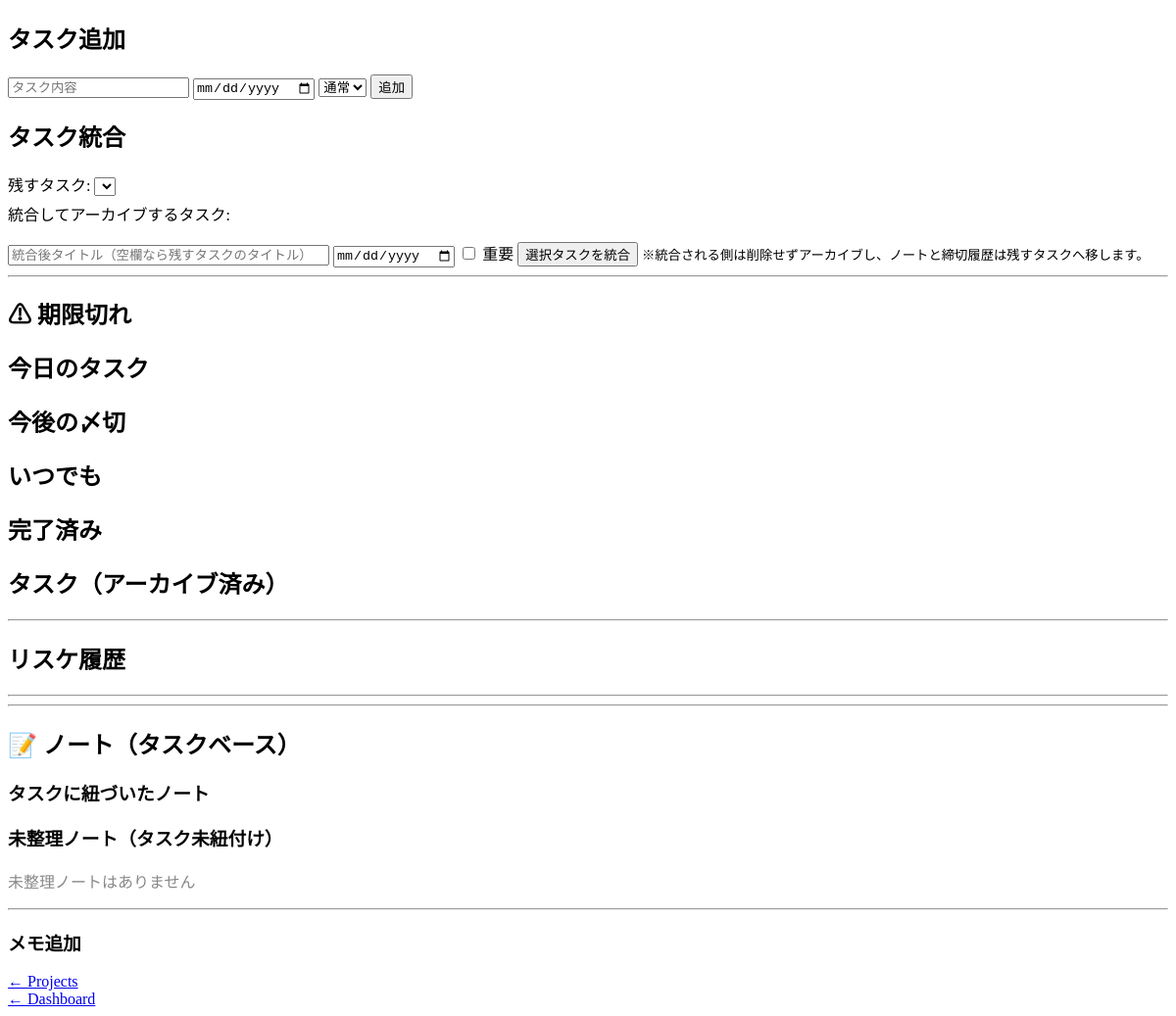
/project/23, run on an earlier commit of the app's database.
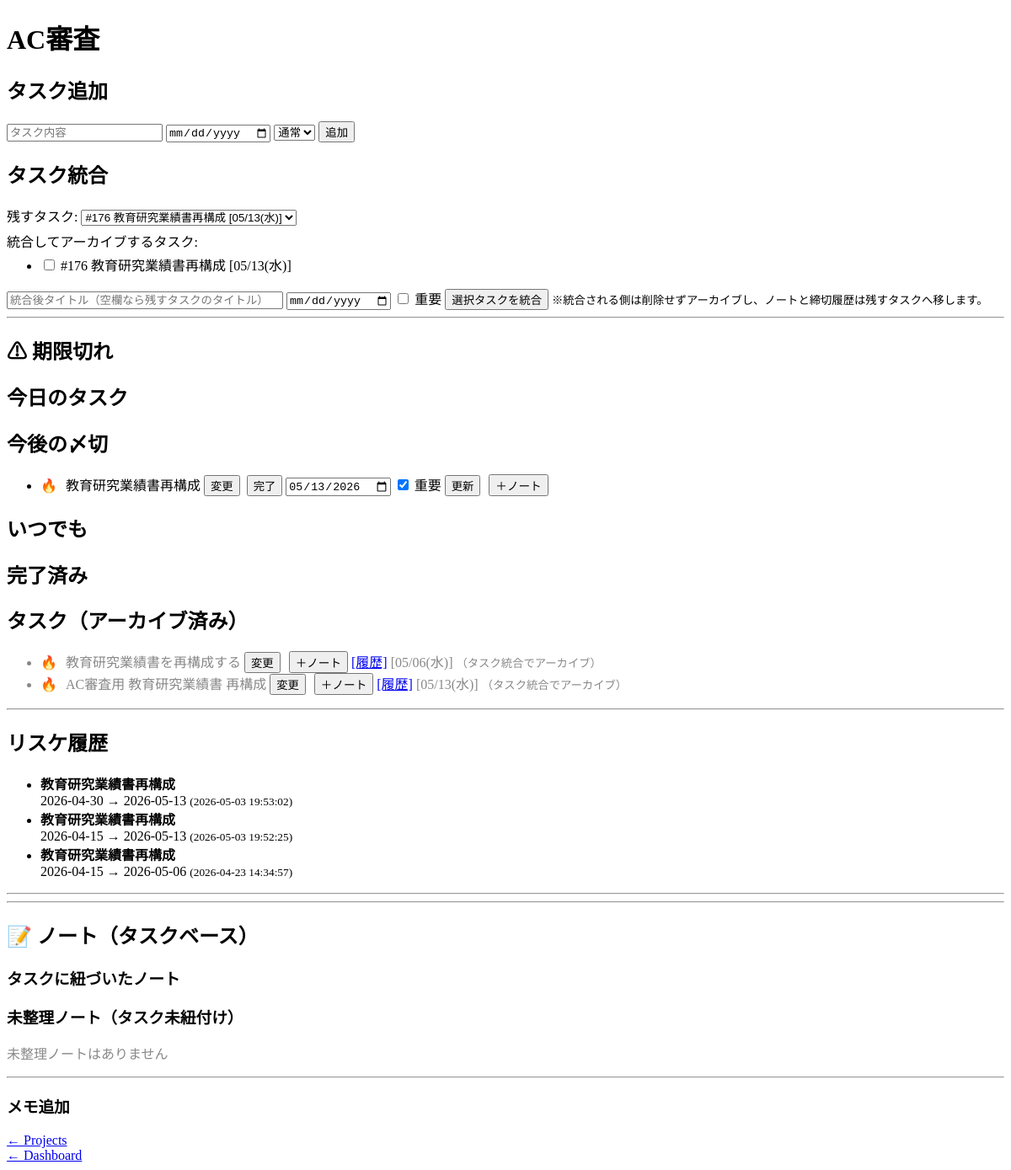
And on a later commit of the database.
### tables this page shows
CREATE TABLE projects (
            id INTEGER PRIMARY KEY AUTOINCREMENT,
            name TEXT,
            type TEXT,
            status TEXT
        );

CREATE TABLE tasks (
            id INTEGER PRIMARY KEY AUTOINCREMENT,
            title TEXT,
            status TEXT,
            deadline TEXT,
            original_deadline TEXT,
            project_id INTEGER,
            student_id INTEGER,
            priority TEXT DEFAULT 'medium',
            sync_key TEXT,
            source_type TEXT,
            source_updated_at TEXT,
            archived INTEGER DEFAULT 0
        , source_url TEXT, scrapbox_url TEXT);

CREATE TABLE task_history (
        id INTEGER PRIMARY KEY AUTOINCREMENT,
        task_id INTEGER,
        old_deadline TEXT,
        new_deadline TEXT,
        changed_at TEXT
    );

### flask_app.py (the view)
@app.route("/project/<int:project_id>")
def project_detail(project_id):
    task_id_filter = request.args.get("task_id", type=int)
    context = build_project_detail_context(project_id, task_id_filter)
    return render_template(
        "project_detail.html",
        **context,
        students=STUDENTS_DATA,
    )

### db.py (called while the page is built)
def get_db():
    conn = sqlite3.connect(DB_PATH, timeout=5, check_same_thread=False)
    conn.row_factory = sqlite3.Row
    conn.execute("PRAGMA journal_mode=WAL;")
    conn.execute("PRAGMA busy_timeout=5000;")
    return conn

def get_today_str(cursor):
    return cursor.execute("SELECT date('now')").fetchone()[0]

### flask_app.py (called while the page is built)
def format_date_jp(date_str):
    if not date_str:
        return None
    from datetime import datetime
    weekdays_jp = ["月", "火", "水", "木", "金", "土", "日"]
    try:
        dt = datetime.strptime(date_str, "%Y-%m-%d")
    except Exception:
        return date_str
    today = datetime.now()
    fiscal_year = today.year if today.month < 4 else today.year + 1
    start = datetime(fiscal_year - 1, 4, 1)
    end = datetime(fiscal_year, 3, 31)
    w = weekdays_jp[dt.weekday()]
    if start <= dt <= end:
        return dt.strftime(f"%m/%d({w})")
    else:
        return dt.strftime(f"%Y/%m/%d({w})")

def attach_related_notes(tasks, notes_by_task_id):
    return [
        {**dict(t), "related_notes": notes_by_task_id.get(dict(t)["task_id"], [])}
        for t in tasks
    ]

### templates/project_detail.html (shortened to what the changed rows need)
<!DOCTYPE html>
<html>
<head>
</head>
<body>
    {% from "components/task_item.html" import edit_form, task_actions %}
<h1>{{ project["name"] }}</h1>
<h2>タスク追加</h2>
<form action="/add_task" method="post">
    <input name="title" placeholder="タスク内容">
    <input type="date" name="deadline">
    <select name="priority">
    </select>
    <button type="submit">追加</button>
</form>
<h2>タスク統合</h2>
<form action="/merge_tasks" method="post">
    <div style="margin-bottom:6px;">
        <label>
            残すタスク:
            <select name="keep_task_id" required>
                {% for t in tasks %}
                    {% if not t["archived"] %}
                        <option value="{{ t["task_id"] }}">
                            #{{ t["task_id"] }} {{ t["title"] }}{% if t["deadline_display"] %} [{{ t["deadline_display"] }}]{% endif %}
                        </option>
                    {% endif %}
                {% endfor %}
            </select>
        </label>
    </div>
    <div style="margin-bottom:6px;">
        <ul style="margin-top:4px;">
            {% for t in tasks %}
                {% if not t["archived"] %}
                    <li>
                        <label>
                            <input type="checkbox" name="merge_task_ids" value="{{ t["task_id"] }}">
                            #{{ t["task_id"] }} {{ t["title"] }}{% if t["deadline_display"] %} [{{ t["deadline_display"] }}]{% endif %}
                        </label>
                    </li>
                {% endif %}
            {% endfor %}
        </ul>
    </div>
    <input name="merged_title" placeholder="統合後タイトル（空欄なら残すタスクのタイトル）" style="width:320px;">
    <input type="date" name="merged_deadline">
    <label>
    </label>
    <button type="submit">選択タスクを統合</button>
    <small>※統合される側は削除せずアーカイブし、ノートと締切履歴は残すタスクへ移します。</small>
</form>
<hr>
<h2>⚠ 期限切れ</h2>
<h2>今日のタスク</h2>
<h2>今後の〆切</h2>
<ul>
{% for t in future_tasks %}
    <li class="task-title-scope">
        {% if t["priority"] == "high" %}🔥{% endif %}
        {{ task_actions(t, show_done=true, show_update=true, is_done=false) }}
        <button type="button" onclick='openNoteFormForTask({{ t["task_id"] }}, {{ t["title"]|tojson }})' style="margin-left:6px; font-size:0.85em;">＋ノート</button>
    </li>
{% endfor %}
</ul>
<h2>いつでも</h2>
<h2>完了済み</h2>
<h2>タスク（アーカイブ済み）</h2>
<ul>
{% for t in archived_tasks %}
    <li class="task-title-scope" style="color:#888;">
        {% if t["priority"] == "high" %}🔥{% endif %}
        {{ edit_form(t["task_id"], t["title"], t["status"] == "done") }}
        <button type="button" onclick='openNoteFormForTask({{ t["task_id"] }}, {{ t["title"]|tojson }})' style="margin-left:6px; font-size:0.85em;">＋ノート</button>
        <a href="/project/{{ project["id"] }}?task_id={{ t["task_id"] }}">[履歴]</a>
        {% if t["deadline_display"] %}[{{ t["deadline_display"] }}]{% endif %}
        <small>（{{ t["archive_reason"] }}）</small>
    </li>
{% endfor %}
</ul>
<hr>
<h2>リスケ履歴</h2>
<ul>
{% for h in history %}
    <li class="history-title-scope">
        <b>{{ h["task_title"] }}</b><br>
        {{ h["old_deadline"] }} → {{ h["new_deadline"] }}
        <small>({{ h["changed_at"] }})</small>
    </li>
{% endfor %}
</ul>
<hr>
<hr>
<h2>📝 ノート（タスクベース）</h2>
<h3>タスクに紐づいたノート</h3>
<h3>未整理ノート（タスク未紐付け）</h3>
{% if unlinked_notes %}
    <ul>
    {% for n in unlinked_notes %}
        <li class="note-title-scope">
            <b>{{ n["title"] }}</b><br>
            {{ n["content"] }}<br>
            {% if n["scrapbox_url"] %}
                <a href="{{ n["scrapbox_url"] }}" target="_blank">開く</a>
            {% else %}
                <a href="https://scrapbox.io/musestudio/{{ n["title"] }}" target="_blank">
                    Scrapbox作成
                </a>
            {% endif %}
            <br>
            <small>{{ n["created_at"] }}</small>
        </li>
    {% endfor %}
    </ul>
{% else %}
    <p style="color:#888;">未整理ノートはありません</p>
{% endif %}
<hr>
<h3>メモ追加</h3>
<a href="/projects">← Projects</a><br>
<a href="/">← Dashboard</a>
</body>
</html>

### templates/components/task_item.html (shortened to what this page needs)
{% macro task_actions(t, show_done=true, show_update=false, is_done=false) %}
<form action="/edit_task_title" method="post" class="inline-edit-form" style="display:inline; margin-left:6px;">
    {% if is_done %}
    <s><span class="inline-edit-title">{{ t["title"] }}</span></s>
    {% else %}
    <span class="inline-edit-title">{{ t["title"] }}</span>
    {% endif %}
    <button type="button" class="inline-edit-toggle" onclick="toggleInlineEdit(this)">変更</button>
</form>
{% if show_done %}
<form action="/done/{{ t["task_id"] if t["task_id"] is defined else t["id"] }}" method="post"
    style="display:inline; margin-left:4px">
    <button type="submit">完了</button>
</form>
{% endif %}
{% if show_update %}
<form action="/update_task" method="post" style="display:inline;">
    <input type="date" name="deadline" value="{{ t["deadline"] if t["deadline"] is defined and t["deadline"] else ""
        }}">
    <label>
        <input type="checkbox" name="priority" value="high" {% if t["priority"]=="high" %}checked{% endif %}>
        重要
    </label>
    <button type="submit">更新</button>
</form>
{% endif %}
{% endmacro %}
{% macro edit_form(task_id, title, is_done=false) %}
<form action="/edit_task_title" method="post" class="inline-edit-form" style="display:inline; margin-left:6px;">
    {% if is_done %}
    <s><span class="inline-edit-title">{{ title }}</span></s>
    {% else %}
    <span class="inline-edit-title">{{ title }}</span>
    {% endif %}
    <button type="button" class="inline-edit-toggle" onclick="toggleInlineEdit(this)">変更</button>
</form>
{% endmacro %}

What changed in the data, as far as the page shows it:
added projects: name "AC審査"
now on this page (row edited): tasks: task_id "176", title "教育研究業績書再構成", deadline_display "05/13(水)", deadline "05/13/2026", priority "☑"
now on this page (row edited): tasks: title "教育研究業績書を再構成する", deadline_display "05/06(水)", archive_reason "タスク統合でアーカイブ", shown under "タスク（アーカイブ済み）"
now on this page (row edited): tasks: title "AC審査用 教育研究業績書 再構成", deadline_display "05/13(水)", archive_reason "タスク統合でアーカイブ", shown under "タスク（アーカイブ済み）"
added task_history: task_title "教育研究業績書再構成", old_deadline "2026-04-30", new_deadline "2026-05-13", changed_at "2026-05-03 19:53:02"
added task_history: task_title "教育研究業績書再構成", old_deadline "2026-04-15", new_deadline "2026-05-13", changed_at "2026-05-03 19:52:25"
now on this page (row edited): task_history: task_title "教育研究業績書再構成", old_deadline "2026-04-15", new_deadline "2026-05-06", changed_at "2026-04-23 14:34:57"
Also different on the page:
form field keep_task_id: (not shown) → "#176 教育研究業績書再構成 [05/13(水)]"
